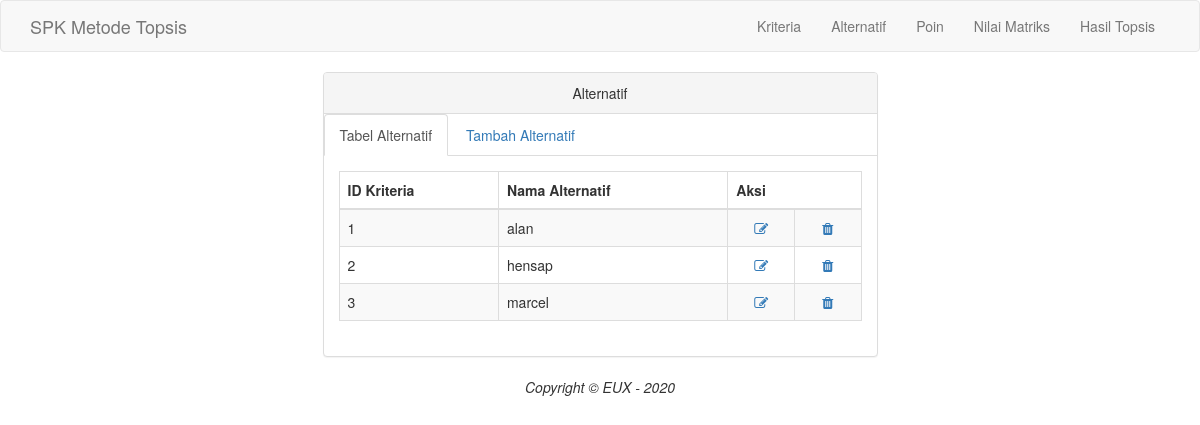
The page /alternatif.php on the database its author committed.
### tables this page shows
CREATE TABLE `tab_alternatif` (
  `id_alternatif` varchar(10) NOT NULL,
  `nama_alternatif` varchar(50) NOT NULL
);

### alternatif.php (the view, shortened to what this page needs)
<?php
include("koneksi.php");
?>
<!DOCTYPE html>
<html>
<head>
  <link href="tampilan/css/bootstrap.min.css" rel="stylesheet">
  <link href="tampilan/font-awesome/css/font-awesome.min.css" rel="stylesheet" type="text/css">
</head>
<body>
  <nav class="navbar navbar-default navbar-custom">
    <div class="container">
      <div class="navbar-header">
        <a class="navbar-brand" href="index.php">SPK Metode Topsis</a>
      </div>
      <div class="collapse navbar-collapse">
        <ul class="nav navbar-nav navbar-right">
          <li>
            <a href="kriteria.php">Kriteria</a>
          </li>
          <li>
            <a href="alternatif.php">Alternatif</a>
          </li>
          <li>
            <a href="poin.php">Poin</a>
          </li>
          <li>
            <a href="nilmat.php">Nilai Matriks</a>
          </li>
          <li>
            <a href="hastop.php">Hasil Topsis</a>
          </li>
        </ul>
      </div>
    </div>
  </nav>
  <div class="container">
    <div class="row">
      <div class="col-lg-6 col-lg-offset-3">
        <div class="panel panel-default">
          <div class="panel-heading text-center">
            Alternatif
          </div>
          <ul class="nav nav-tabs">
            <li class="active">
              <a href="alternatif.php" data-toggle="tab">Tabel Alternatif</a>
            </li>
            <li>
              <a href="alternatiftambah.php" data-toggle="tab">Tambah Alternatif</a>
            </li>
          </ul>
          <div class="panel-body">
            <div class="tab-content">
              <div class="">
                <table class="table table-striped table-bordered table-hover">
                  <thead>
                    <tr>
                      <th>ID Kriteria</th>
                      <th>Nama Alternatif</th>
                      <th colspan="2">Aksi</th>
                    </tr>
                  </thead>
                  <tbody>
                    <?php
                    $sql = $koneksi->query('SELECT * FROM tab_alternatif');
                    while ($row = $sql->fetch_array()) {
                    ?>
                      <tr>
                        <td><?php echo $row[0] ?></td>
                        <td><?php echo $row[1] ?></td>
                        <td align="center"><a href="editalternatif.php?id_alternatif=<?php echo $row['id_alternatif'] ?>"><i class="fa fa-edit fa-fw"></i> </td>
                        <td align="center"><a href="hapusalternatif.php?id_alternatif=<?php echo $row['id_alternatif'] ?>"><i class="fa fa-trash fa-fw"></i> </td>
                      </tr>
                    <?php } ?>
                  </tbody>
                </table>
              </div>
            </div>
          </div>
        </div>
      </div>
    </div>
  </div>
  <footer class="text-center">
    <div class="footer-below">
      <div class="container">
        <div class="row">
          <div class="col-lg-12">
            <em>Copyright &copy; EUX - 2020</em>
          </div>
        </div>
      </div>
    </div>
  </footer>
</body>
</html>

### rows shown on the page
tab_alternatif: id_alternatif "1", nama_alternatif "alan"
tab_alternatif: id_alternatif "2", nama_alternatif "hensap"
tab_alternatif: id_alternatif "3", nama_alternatif "marcel"
